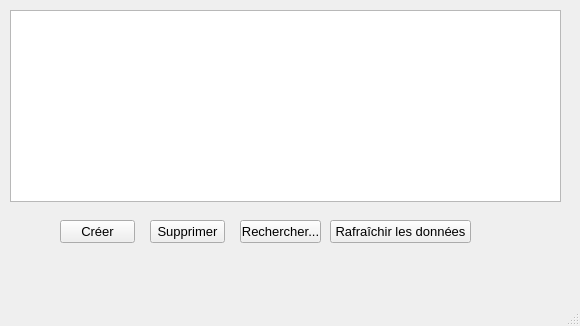
<?xml version="1.0" encoding="UTF-8"?>
<ui version="4.0">
 <class>facturewindow</class>
 <widget class="QMainWindow" name="facturewindow">
  <property name="geometry">
   <rect>
    <x>0</x>
    <y>0</y>
    <width>580</width>
    <height>326</height>
   </rect>
  </property>
  <property name="windowTitle">
   <string>MainWindow</string>
  </property>
  <widget class="QWidget" name="centralwidget">
   <widget class="QPushButton" name="btn_supprimer">
    <property name="geometry">
     <rect>
      <x>150</x>
      <y>220</y>
      <width>75</width>
      <height>23</height>
     </rect>
    </property>
    <property name="font">
     <font>
      <pointsize>10</pointsize>
     </font>
    </property>
    <property name="text">
     <string>Supprimer</string>
    </property>
   </widget>
   <widget class="QPushButton" name="btn_rechercher">
    <property name="geometry">
     <rect>
      <x>240</x>
      <y>220</y>
      <width>81</width>
      <height>23</height>
     </rect>
    </property>
    <property name="font">
     <font>
      <pointsize>10</pointsize>
     </font>
    </property>
    <property name="text">
     <string>Rechercher...</string>
    </property>
   </widget>
   <widget class="QPushButton" name="btn_rafraichir">
    <property name="geometry">
     <rect>
      <x>330</x>
      <y>220</y>
      <width>141</width>
      <height>23</height>
     </rect>
    </property>
    <property name="font">
     <font>
      <pointsize>10</pointsize>
     </font>
    </property>
    <property name="text">
     <string>Rafraîchir les données</string>
    </property>
   </widget>
   <widget class="QPushButton" name="btn_creer">
    <property name="geometry">
     <rect>
      <x>60</x>
      <y>220</y>
      <width>75</width>
      <height>23</height>
     </rect>
    </property>
    <property name="font">
     <font>
      <pointsize>10</pointsize>
     </font>
    </property>
    <property name="text">
     <string>Créer</string>
    </property>
   </widget>
   <widget class="QTableView" name="tableFacture">
    <property name="geometry">
     <rect>
      <x>10</x>
      <y>10</y>
      <width>551</width>
      <height>192</height>
     </rect>
    </property>
   </widget>
  </widget>
  <widget class="QMenuBar" name="menubar">
   <property name="geometry">
    <rect>
     <x>0</x>
     <y>0</y>
     <width>580</width>
     <height>21</height>
    </rect>
   </property>
  </widget>
  <widget class="QStatusBar" name="statusbar"/>
 </widget>
 <resources/>
 <connections/>
</ui>
